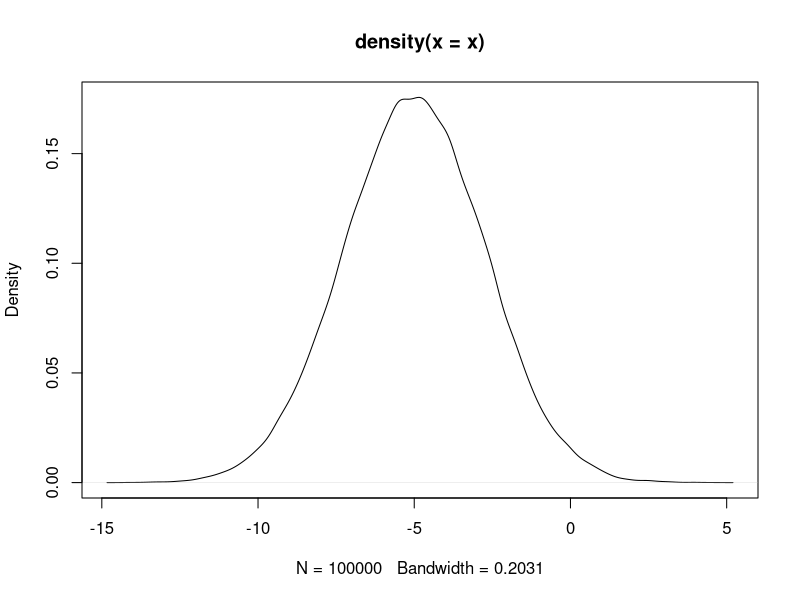
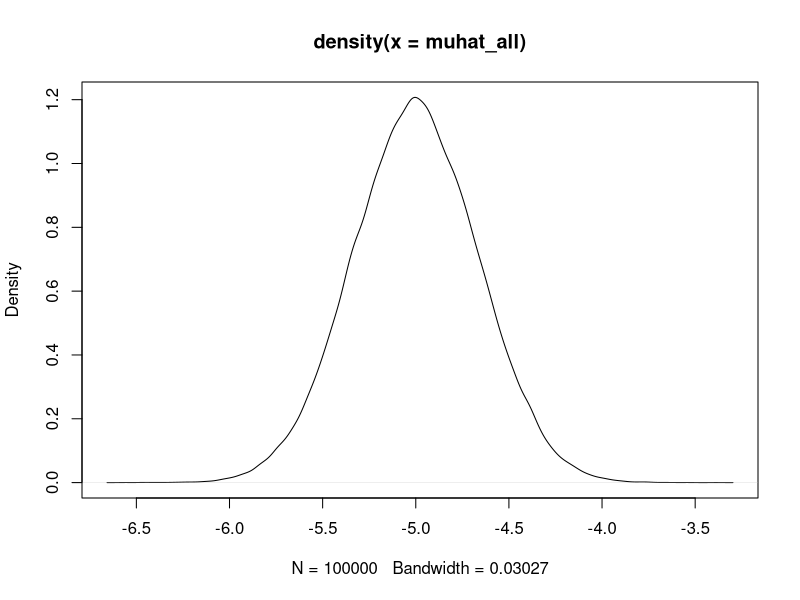
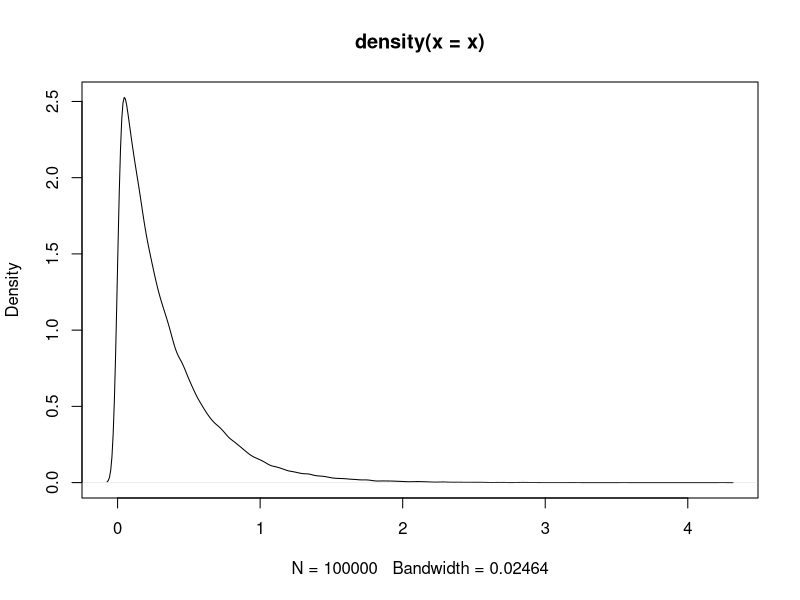
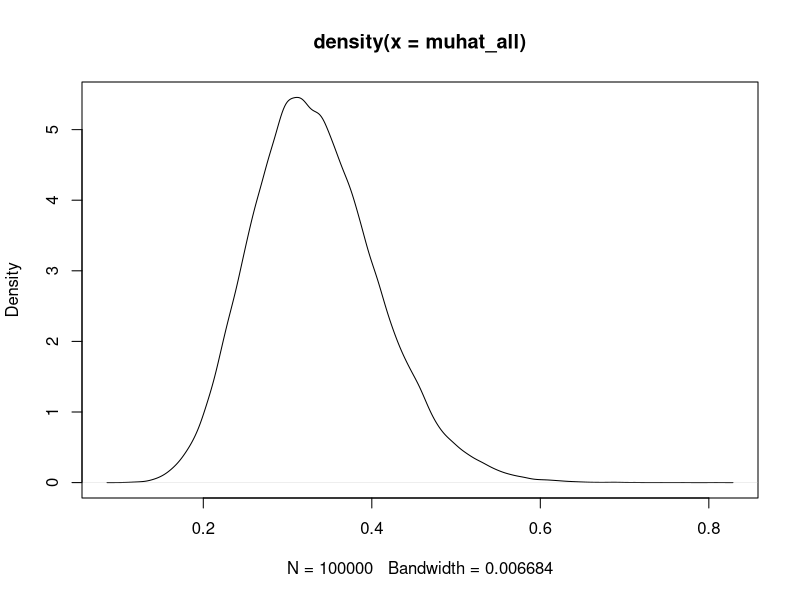

Recreate these plots in R, in order.
## ---- chunk 1
x = as.matrix(c(-5, -3, -1, 0 , 2, 4))
norm1 <- norm(x, type = "1")
norm2 <- norm(x, type = "2")
norminf <- norm(x, type = "I")
cat(" 1-Norm: ", norm1, "\n",
    "2-Norm: ", norm2, "\n",
    "Inf-Norm: ", norminf)
## ---- chunk 2
x = rnorm(100000, mean = -5, sd = 2.25)
meanx <- mean(x)
sdx <- sd(x)
cat(" Mean:", meanx, "\n",
    "SD: ", sdx)
## ---- chunk 3
plot(density(x))
## ---- chunk 4
numsamp = 100000
muhat_all = matrix(0,nrow = numsamp,ncol = 1)
for (i in 1:numsamp){
  x = rnorm(20,mean=-5,sd=1.5)
  muhat_all[i] = mean(x)
}

mean_muhat_all <- mean(muhat_all)
var_muhat_all <- var(muhat_all)

cat(" E[mu_bar]:", -5, "\n",
    "Mean_Sim: ", mean_muhat_all, "\n", "\n",
    "Var(mu_bar):", 2.25 / 20, "\n",
    "Var_Sim:", var_muhat_all, "\n")
## ---- chunk 5
plot(density(muhat_all))
## ---- chunk 6
x = rexp(100000, rate = 3)
meanx <- mean(x)
varx <- var(x)
cat(" E[x]:", 1/3, "\n",
    "Sample Mean: ", meanx, "\n", "\n",
    "Var(x):", 1/(3)^2, "\n",
    "Sample Var:", varx)
## ---- chunk 7
plot(density(x))
## ---- chunk 8
numsamp = 100000
muhat_all = matrix(0,nrow = numsamp,ncol = 1)
for (i in 1:numsamp){
  x = rexp(20, rate = 3)
  muhat_all[i] = mean(x)
}

mean_muhat_all <- mean(muhat_all)
var_muhat_all <- var(muhat_all)

cat(" E[mu_bar]:", 1/3, "\n",
    "Mean_Sim: ", mean_muhat_all, "\n", "\n",
    "Var(mu_bar):", (1/(3^2))/20, "\n",
    "Var_Sim:", var_muhat_all, "\n")
## ---- chunk 9
plot(density(muhat_all))
## ---- chunk 10
beta1 = 1
beta2 = 1
variance = 10
n = 50
a = 0.5
numsamp = 100000
x1_sample_var = matrix(0,nrow = numsamp,ncol = 1)
x2_sample_var = matrix(0,nrow = numsamp,ncol = 1)
for (i in 1:numsamp){
  x1 = rnorm(n, mean = 0, sd = 1)
  eta = rnorm(n, mean = 0, sd = a)
  x2 = (sqrt(1 - a)*x1) + eta
  x1_sample_var[i] = var(x1)
  x2_sample_var[i] = var(x2)
}
mean_x1_sample_var = mean(x1_sample_var)
mean_x2_sample_var = mean(x2_sample_var)
var_b1 = variance*n*var(x1_sample_var)
var_b2 = variance*n*var(x2_sample_var)
cov_b1_b2 = variance*n*cov(x1_sample_var, x2_sample_var)
cov_b2_b1 = variance*n*cov(x1_sample_var, x2_sample_var)
cat(" Var(b1):", var_b1, "\n",
    "Var(b2): ",var_b2, "\n", "\n",
    "Cov(b1,b2):", cov_b1_b2, "\n",
    "Cov(b2,b1)", cov_b2_b1)
## ---- chunk 11

## ---- chunk 12
